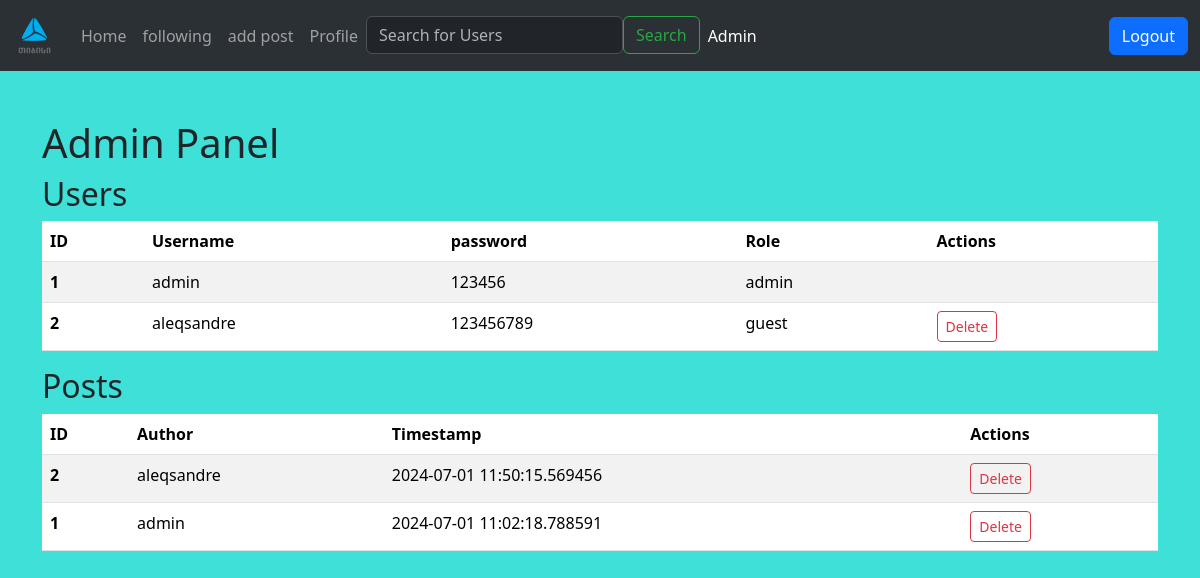
Page /admin (signed in) on the earlier database version.
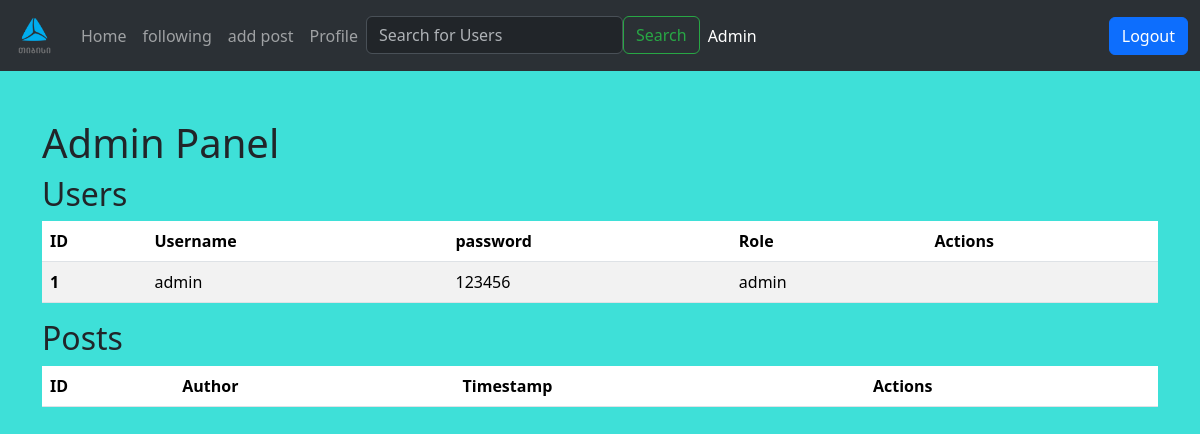
Same page on the later database version.
### models.py (models this page shows, shortened)
class User(db.Model, UserMixin):
    id = db.Column(db.Integer, primary_key=True, autoincrement=True)
    user_name = db.Column(db.String, unique=True)
    password = db.Column(db.String)
    role = db.Column(db.String, default = 'guest')
    followers = db.relationship('Follower', foreign_keys='Follower.followed_id', backref='followed', lazy='dynamic')
    followed = db.relationship('Follower', foreign_keys='Follower.follower_id', backref='follower', lazy='dynamic')

class Post(db.Model):
    id = db.Column(db.Integer, primary_key=True, autoincrement=True)
    text = db.Column(db.String)
    file_path = db.Column(db.String)
    user_id = db.Column(db.Integer, db.ForeignKey('user.id'), nullable=False)
    upvote_count = db.Column(db.Integer, default=0)
    downvote_count = db.Column(db.Integer, default=0)
    user = db.relationship('User', backref=db.backref('posts', lazy=True, cascade="all, delete-orphan"))
    created_at = db.Column(db.DateTime, default=datetime.utcnow, nullable=False)
    comments = db.relationship('Comment', backref='post', lazy=True)

### routes.py (the view)
@app.route('/admin')
@login_required
def admin():
    if current_user.role != 'admin':
        flash('You do not have access to this page.', 'danger')
        return redirect(url_for('index'))
    users = User.query.all()
    posts = Post.query.order_by(Post.created_at.desc()).all()
    return render_template('admin.html', users=users, posts=posts)

### models.py (called while the page is built)
@login_manager.user_loader
def load_user(id):
    return User.query.get(id)

### templates/admin.html (shortened to what this page needs)
{% extends "layout.html" %}
{% block content %}
<div class="container mt-5">
    <h1>Admin Panel</h1>
    <h2>Users</h2>
    <table class="table table-striped">
        <thead>
            <tr>
                <th scope="col">ID</th>
                <th scope="col">Username</th>
                <th scope="col">password</th>
                <th scope="col">Role</th>
                <th scope="col">Actions</th>
            </tr>
        </thead>
        <tbody>
            {% for user in users %}
            <tr>
                <th scope="row">{{ user.id }}</th>
                <td>{{ user.user_name }}</td>
                <td>{{ user.password }}</td>
                <td>{{ user.role }}</td>
                <td>
                    {% if user.role != 'admin' %}
                    <form action="{{ url_for('delete_user', user_id=user.id) }}" method="POST" class="d-inline">
                        <button type="submit" class="btn btn-sm btn-outline-danger">Delete</button>
                    </form>
                    {% endif %}
                </td>
            </tr>
            {% endfor %}
        </tbody>
    </table>
    <h2>Posts</h2>
    <table class="table table-striped">
        <thead>
            <tr>
                <th scope="col">ID</th>
                <th scope="col">Author</th>
                <th scope="col">Timestamp</th>
                <th scope="col">Actions</th>
            </tr>
        </thead>
        <tbody>
            {% for post in posts %}
            <tr>
                <th scope="row">{{ post.id }}</th>
                <td>{{ post.user.user_name }}</td>
                <td>{{ post.created_at}}</td>
                <td>
                    <form action="{{ url_for('delete_post_admin', post_id=post.id) }}" method="POST" class="d-inline">
                        <button type="submit" class="btn btn-sm btn-outline-danger">Delete</button>
                    </form>
                </td>
            </tr>
            {% endfor %}
        </tbody>
    </table>
</div>
{% endblock %}

### templates/layout.html (shortened to what this page needs)
<!DOCTYPE html>
<html lang="en">
<head>
    <link href="https://cdn.jsdelivr.net/npm/bootstrap@5.3.3/dist/css/bootstrap.min.css" rel="stylesheet">
    <link rel="stylesheet" href="{{ url_for('static', filename='style.css') }}">
</head>
<body>
    <nav class="navbar navbar-expand-lg bg-body-tertiary" data-bs-theme="dark">
        <div class="container-fluid">
          <a class="navbar-brand" href="https://www.tbceducation.ge/" target = "_blank"><img src="..\static\tbc-logo.png" height="45px" width="45"></a>
          <div class="collapse navbar-collapse" id="navbarSupportedContent">
            <ul class="navbar-nav me-auto mb-2 mb-lg-0">
              <li class="nav-item">
                {% if current_user.is_authenticated %}
                <a class="nav-link {% if request.endpoint == 'index' %}active {% endif %}" aria-current="page" href="/home">Home</a>
                {% else %}
                <a class="nav-link {% if request.endpoint == 'index' %}active {% endif %}" aria-current="page" href="/login">Home</a>
                {% endif %}
              </li>
              <li class="nav-item">
                {% if current_user.is_authenticated %}
                <a class="nav-link {% if request.endpoint == 'friend' %}active {% endif %}" href="/following">following</a>
                {% else %}
                <a class="nav-link {% if request.endpoint == 'friend' %}active {% endif %}" href="/login">following</a>
                {% endif %}
              </li>
              <li class="nav-item">
                <a class="nav-link" href="/post">add post</a>
              </li>
              {% if current_user.is_authenticated %}
              <li class="nav-item">
                  <a class="nav-link {% if request.endpoint == 'profile' %}active {% endif %}" href="{{ url_for('profile', username=current_user.user_name)}}">Profile</a>
              </li>
              <li class="nav-item">
                <form class="d-flex" role="search" action="{{ url_for('search') }}" method="POST">
                   <input class="form-control mr-sm-2" type="search" placeholder="Search for Users" aria-label="Search" name="query">
                   <button class="btn btn-outline-success my-2 my-sm-0" type="submit">Search</button>
               </form>
              </li>
              {% if  current_user.role == 'admin' %}
              <li class="nav-item>">
                  <a class="nav-link {% if request.endpoint == 'admin' %}active{% endif %}" href="{{ url_for('admin') }}">Admin</a>
              </li>
              {% endif %}
            </ul>
            <form class="d-flex" role="search">
                 <a class ="btn btn-primary" href="/logout" type = "submit">Logout </a>
                {% else %}
              <a class ="btn btn-primary" href="/register" type = "submit">Register </a>
              <a class ="btn btn-primary" href="/login" type = "submit">Login </a>
             {% endif %}
            </form>
          </div>
        </div>
      </nav>
      {% block content %}
      {% endblock %}
</body>
</html>

### static/style.css (style rules this page uses)
body { background-color: #3ee0d8; }
.container { margin-top: 30px; }
.btn-outline-success { color: #28a745; border-color: #28a745; }

Differences in the rows shown:
removed User: id "2", user_name "aleqsandre", password "123456789", role "guest"
removed Post: id "2", user.user_name "aleqsandre", created_at "2024-07-01 11:50:15.569456"
removed Post: id "1", user.user_name "admin", created_at "2024-07-01 11:02:18.788591"
